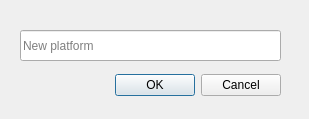
<?xml version="1.0" encoding="UTF-8"?>
<ui version="4.0">
 <class>WaddPlatform</class>
 <widget class="QDialog" name="WaddPlatform">
  <property name="geometry">
   <rect>
    <x>0</x>
    <y>0</y>
    <width>309</width>
    <height>119</height>
   </rect>
  </property>
  <property name="windowTitle">
   <string>Dialog</string>
  </property>
  <widget class="QDialogButtonBox" name="buttonBox">
   <property name="geometry">
    <rect>
     <x>20</x>
     <y>70</y>
     <width>261</width>
     <height>31</height>
    </rect>
   </property>
   <property name="orientation">
    <enum>Qt::Horizontal</enum>
   </property>
   <property name="standardButtons">
    <set>QDialogButtonBox::Cancel|QDialogButtonBox::Ok</set>
   </property>
  </widget>
  <widget class="QLineEdit" name="newPlatformField2">
   <property name="geometry">
    <rect>
     <x>20</x>
     <y>30</y>
     <width>261</width>
     <height>31</height>
    </rect>
   </property>
   <property name="placeholderText">
    <string>New platform</string>
   </property>
  </widget>
 </widget>
 <resources/>
 <connections>
  <connection>
   <sender>buttonBox</sender>
   <signal>accepted()</signal>
   <receiver>WaddPlatform</receiver>
   <slot>accept()</slot>
   <hints>
    <hint type="sourcelabel">
     <x>248</x>
     <y>254</y>
    </hint>
    <hint type="destinationlabel">
     <x>157</x>
     <y>274</y>
    </hint>
   </hints>
  </connection>
  <connection>
   <sender>buttonBox</sender>
   <signal>rejected()</signal>
   <receiver>WaddPlatform</receiver>
   <slot>reject()</slot>
   <hints>
    <hint type="sourcelabel">
     <x>316</x>
     <y>260</y>
    </hint>
    <hint type="destinationlabel">
     <x>286</x>
     <y>274</y>
    </hint>
   </hints>
  </connection>
 </connections>
</ui>
